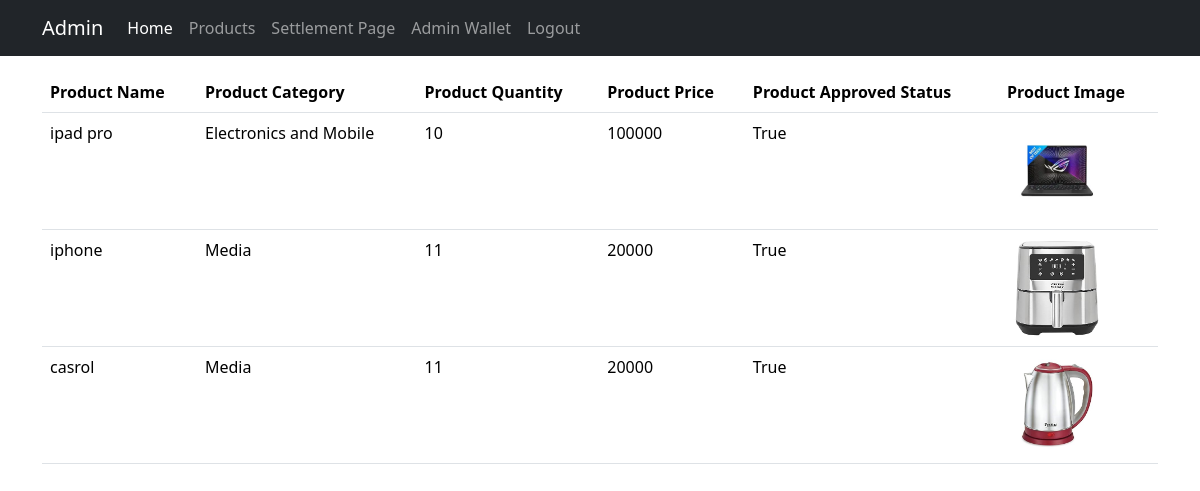
Screenshot of /superadmin/sellerwiselist_select/19/ (signed in) with the database file from the repository.
### seller/models.py (models this page shows, shortened)
class Product(models.Model):
    seller = models.ForeignKey(Seller, on_delete=models.CASCADE)
    category = models.ForeignKey(Category, on_delete=models.CASCADE)
    name = models.CharField(max_length=100)
    description = models.TextField()
    price = models.IntegerField()
    image = models.ImageField(upload_to="media/")
    quantity = models.IntegerField()
    approved = models.BooleanField(default=False)

class Category(models.Model):
    name = models.CharField(max_length=50)
    def __str__(self):
        return self.name

### superadmin/views.py (the view)
@login_required(login_url="/superadmin/login/")
def sellerwiseindividuallist(request, id):
    try:
        seller = get_object_or_404(Seller, pk=id)
        product = Product.objects.filter(seller=seller)
        return render(request, "sellerwiselist_select.html", {"product": product})
    except Exception as e:
        print(
            f"An error occurred while retrieving the seller-wise individual list: {str(e)}"
        )
        return render(request, "sellerwise_individual_list_error.html")

### buyer/context_processors.py (called while the page is built)
def cart_item_count(request):
    user = request.user
    if user.is_authenticated:
        cart_item_count = 0
        cart = CartItem.objects.filter(user_id=user.id)
        for c in cart:
            cart_item_count = cart_item_count + c.quantity
    else:
        cart_item_count = 0
    return {"cart_item_count": cart_item_count}

### templates/sellerwiselist_select.html
{% include "superadmin_nav.html" %}
<div class="container mt-auto py-3">
    <table class="table">
        <thead>
            <tr>
                <th>Product Name</th>
                <th>Product Category</th>
                <th>Product Quantity</th>
                <th>Product Price</th>
                <th>Product Approved Status</th>
                <th>Product Image</th>
            </tr>
        </thead>
        <tbody>
            {% for p in product %}
            <tr>
                <td>{{ p.name }}</td>
                <td>{{ p.category }}</td>
                <td>{{ p.quantity }}</td>
                <td>{{ p.price }}</td>
                <td>{{ p.approved }}</td>
                <td><img src="/media/{{ p.image }}" alt="No image found" width="100" height="100"></td>
            </tr>
            {% endfor %}
        </tbody>
    </table>
</div>

### rows the page displays
Product: name "ipad pro", category "Electronics and Mobile", quantity "10", price "100000", approved "True", image (picture)
Product: name "iphone", category "Media", quantity "11", price "20000", approved "True", image (picture)
Product: name "casrol", category "Media", quantity "11", price "20000", approved "True", image (picture)
